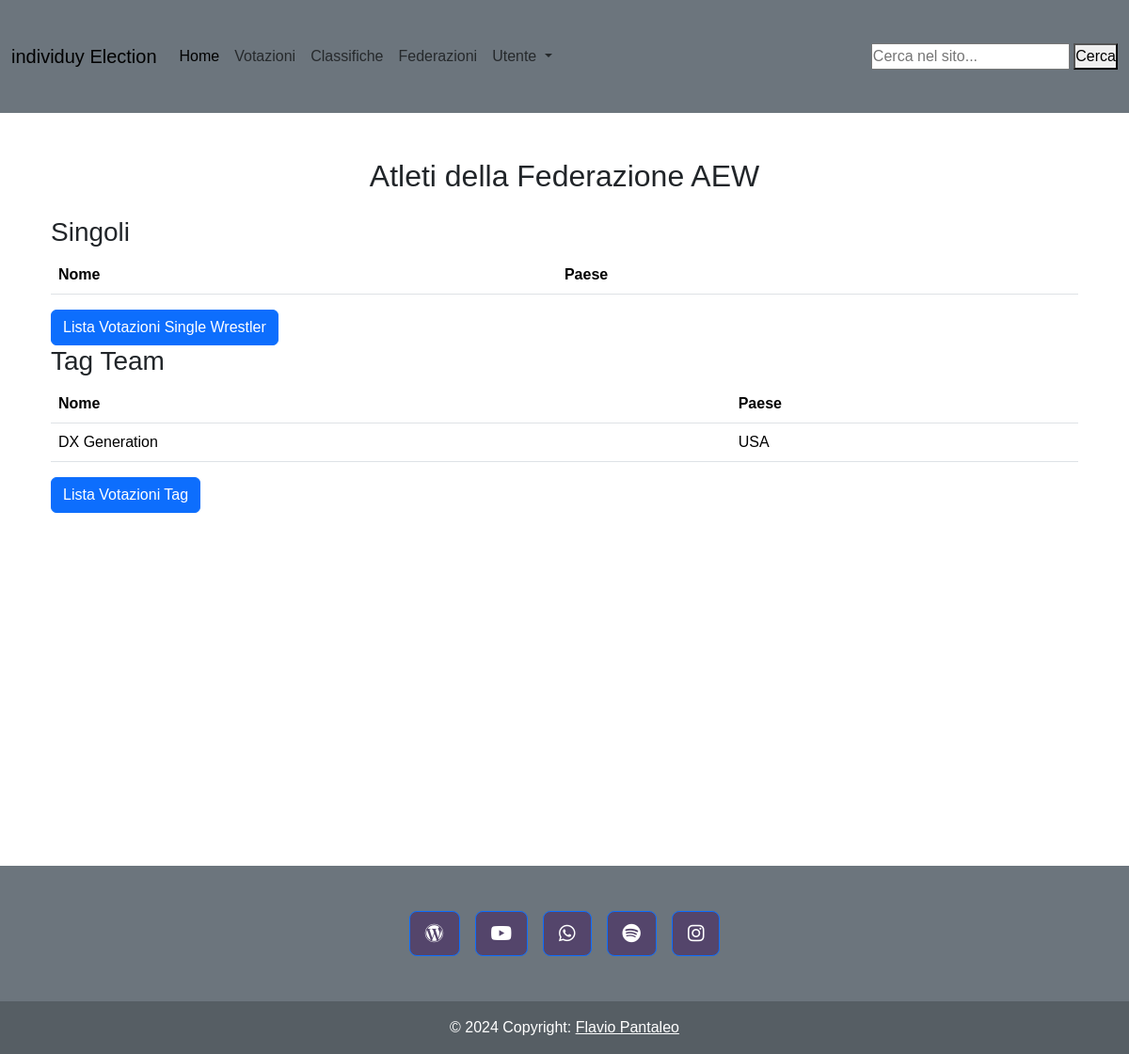
Screenshot of /index.php?page=lista_per_federazioni&id_federation=2 with the database file from the repository.
### tables this page shows
CREATE TABLE `federations` (
  `id_federation` int(11) NOT NULL,
  `name` varchar(200) DEFAULT NULL,
  `description` text DEFAULT NULL
);

CREATE TABLE `tag_teams` (
  `id_tag_team` int(11) NOT NULL,
  `name` varchar(200) DEFAULT NULL,
  `country` varchar(200) DEFAULT NULL,
  `category_id` int(11) DEFAULT NULL,
  `federation_id` int(11) DEFAULT NULL,
  `is_active` tinyint(1) DEFAULT 1
);

### app/Controllers/FederationController.php (called while the page is built, shortened)
<?php
class FederationController {
    private $federationDAO;
    public function __construct() {
        $this->federationDAO = new FederationDAO();
    }
    public function getFederationPerId($id) {
        return $this->federationDAO->getFederationPerId($id);
    }
}

### app/Core/DB.php (called while the page is built, shortened)
<?php
class DB {
    protected function connect (){
        try {
            $localHost = $_ENV['DB_HOST'];
            $dbname = $_ENV['DB_NAME'];
            $user = $_ENV['DB_USER'];
            $pass = $_ENV['DB_PASS'];
            $conn = new PDO("mysql:host=".$localHost.";dbname=".$dbname.";",$user, $pass);
            return $conn;
        } catch (PDOException $e) {
            echo $e->getMessage() . "<br> Database Connection Error";
            die();
        }
    }
}
?>

### app/DAO/FederationDAO.php (called while the page is built, shortened)
<?php
class FederationDAO extends DB {
    public function getFederationPerId($id) {
        try {
            $stmt = $this->connect()->prepare("SELECT * FROM federations WHERE id_federation = ?");
            $stmt->execute([$id]);
            $federationDB = $stmt->fetch(PDO::FETCH_ASSOC);
            if ($federationDB) {
                return new Federation(
                    $federationDB['id_federation'],
                    $federationDB['name'],
                    $federationDB['description']
                );
            }
            return null;
        } catch (PDOException $e) {
            error_log("PDOException in getFederationPerId: " . $e->getMessage());
            return null;
        }
    }
}

### app/Models/Federation.php (called while the page is built, shortened)
<?php
class Federation {
    public function __construct($id, $name, $description) {
        $this->name = $name;
    }
}
?>

### app/Controllers/TagTeamController.php (called while the page is built, shortened)
<?php
class TagTeamController {
    private $TagTeamDAO;
    public function __construct() {
        $this->TagTeamDAO = new TagTeamDAO();
    }
    public function getTagTeamsByFederation($federationId) {
        return $this->TagTeamDAO->getTagTeamsByFederation($federationId);
    }
}

### app/DAO/TagTeamDao.php (called while the page is built, shortened)
<?php
class TagTeamDAO extends DB {
    public function getTagTeamsByFederation($federationId) {
        try {
            $stmt = $this->connect()->prepare("SELECT tt.id_tag_team, tt.name, tt.country, f.name AS federation
                                               FROM tag_teams tt
                                               LEFT JOIN federations f ON tt.federation_id = f.id_federation
                                               WHERE tt.federation_id = ?");
            $stmt->execute([$federationId]);
            return $stmt->fetchAll(PDO::FETCH_ASSOC);
        } catch (PDOException $e) {
            error_log("PDOException in getTagTeamsByFederation: " . $e->getMessage());
            return [];
        }
    }
}

### resources/Views/votazioni/federation/lista_per_federazioni.php (the view, shortened to what this page needs)
<?php
    $id_federation = isset($_GET['id_federation']) ? $_GET['id_federation'] : null;
    if ($id_federation) {
        $listTagTeams = $tagTeamController->getTagTeamsByFederation($id_federation);
        $federationName = $federationController->getFederationPerId($id_federation)->name;
    } else {
        echo "<script>alert('Nessuna federazione specificata!'); window.location.href='href='" . ROOT . "/index.php?page=home';</script>";
    }
?>
<main class="container">
    <div class="container py-5">
        <h2 class="text-center mb-4">Atleti della Federazione <?php echo htmlspecialchars($federationName); ?></h2>
        <h3>Singoli</h3>
        <table class="table">
            <thead>
                <tr>
                    <th>Nome</th>
                    <th>Paese</th>
                </tr>
            </thead>
        </table>
        <div>
            <a href="index.php?page=votazione_dettaglio_wrestler" class="btn btn-primary">Lista Votazioni Single Wrestler</a>
        </div>
        <h3>Tag Team</h3>
        <table class="table">
            <thead>
                <tr>
                    <th>Nome</th>
                    <th>Paese</th>
                </tr>
            </thead>
            <tbody>
                <?php foreach($listTagTeams as $tagTeam): ?>
                    <tr>
                        <td><?php echo htmlspecialchars($tagTeam['name']); ?></td>
                        <td><?php echo htmlspecialchars($tagTeam['country']); ?></td>
                    </tr>
                <?php endforeach; ?>
            </tbody>
        </table>
        <div>
            <a href="index.php?page=votazione_dettaglio_tag_team" class="btn btn-primary">Lista Votazioni Tag</a>
        </div>
    </div>
</main>

### rows the page displays
federations: name "AEW"
tag_teams: name "DX Generation", country "USA"
